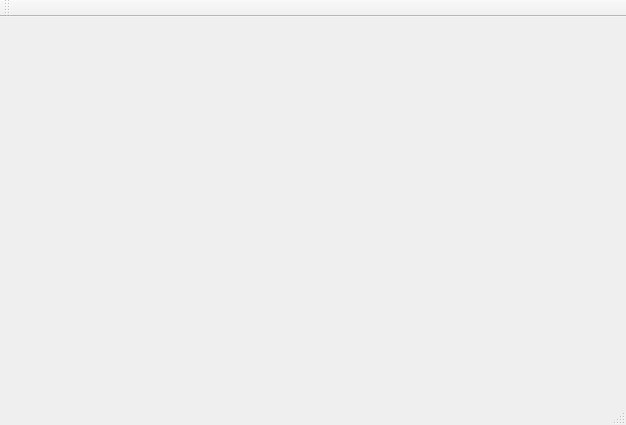
<?xml version="1.0" encoding="UTF-8"?>
<ui version="4.0">
 <class>MainWindow</class>
 <widget class="QMainWindow" name="MainWindow">
  <property name="geometry">
   <rect>
    <x>0</x>
    <y>0</y>
    <width>626</width>
    <height>425</height>
   </rect>
  </property>
  <property name="windowTitle">
   <string>MainWindow</string>
  </property>
  <widget class="QWidget" name="centralWidget"/>
  <widget class="QMenuBar" name="menuBar">
   <property name="geometry">
    <rect>
     <x>0</x>
     <y>0</y>
     <width>626</width>
     <height>21</height>
    </rect>
   </property>
  </widget>
  <widget class="QToolBar" name="mainToolBar">
   <attribute name="toolBarArea">
    <enum>TopToolBarArea</enum>
   </attribute>
   <attribute name="toolBarBreak">
    <bool>false</bool>
   </attribute>
  </widget>
  <widget class="QStatusBar" name="statusBar"/>
 </widget>
 <layoutdefault spacing="6" margin="11"/>
 <resources/>
 <connections/>
</ui>
